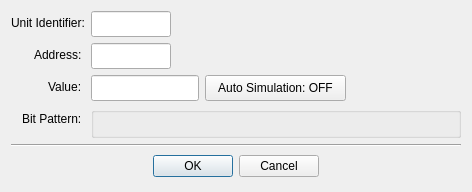
<?xml version="1.0" encoding="UTF-8"?>
<ui version="4.0">
 <class>DialogWriteRegister</class>
 <widget class="QDialog" name="DialogWriteRegister">
  <property name="geometry">
   <rect>
    <x>0</x>
    <y>0</y>
    <width>472</width>
    <height>192</height>
   </rect>
  </property>
  <property name="windowTitle">
   <string>Write Register</string>
  </property>
  <layout class="QFormLayout" name="formLayout">
   <property name="labelAlignment">
    <set>Qt::AlignRight|Qt::AlignTrailing|Qt::AlignVCenter</set>
   </property>
   <item row="0" column="0">
    <widget class="QLabel" name="labelNode">
     <property name="text">
      <string>Unit Identifier:</string>
     </property>
    </widget>
   </item>
   <item row="0" column="1">
    <widget class="NumericLineEdit" name="lineEditNode">
     <property name="sizePolicy">
      <sizepolicy hsizetype="Fixed" vsizetype="Fixed">
       <horstretch>0</horstretch>
       <verstretch>0</verstretch>
      </sizepolicy>
     </property>
     <property name="minimumSize">
      <size>
       <width>0</width>
       <height>26</height>
      </size>
     </property>
     <property name="maximumSize">
      <size>
       <width>80</width>
       <height>16777215</height>
      </size>
     </property>
    </widget>
   </item>
   <item row="1" column="0">
    <widget class="QLabel" name="labelAddress">
     <property name="text">
      <string>Address: </string>
     </property>
    </widget>
   </item>
   <item row="1" column="1">
    <widget class="NumericLineEdit" name="lineEditAddress">
     <property name="sizePolicy">
      <sizepolicy hsizetype="Fixed" vsizetype="Fixed">
       <horstretch>0</horstretch>
       <verstretch>0</verstretch>
      </sizepolicy>
     </property>
     <property name="minimumSize">
      <size>
       <width>0</width>
       <height>26</height>
      </size>
     </property>
     <property name="maximumSize">
      <size>
       <width>80</width>
       <height>16777215</height>
      </size>
     </property>
     <property name="text">
      <string/>
     </property>
    </widget>
   </item>
   <item row="2" column="0">
    <widget class="QLabel" name="labelValue">
     <property name="text">
      <string>Value: </string>
     </property>
    </widget>
   </item>
   <item row="2" column="1">
    <layout class="QHBoxLayout" name="horizontalLayout_2">
     <item>
      <widget class="NumericLineEdit" name="lineEditValue">
       <property name="sizePolicy">
        <sizepolicy hsizetype="Fixed" vsizetype="Fixed">
         <horstretch>0</horstretch>
         <verstretch>0</verstretch>
        </sizepolicy>
       </property>
       <property name="minimumSize">
        <size>
         <width>0</width>
         <height>26</height>
        </size>
       </property>
      </widget>
     </item>
     <item>
      <widget class="ColoredPushButton" name="pushButtonSimulation">
       <property name="minimumSize">
        <size>
         <width>0</width>
         <height>26</height>
        </size>
       </property>
       <property name="styleSheet">
        <string notr="true">padding: 4px 12px;</string>
       </property>
       <property name="text">
        <string>Auto Simulation: OFF</string>
       </property>
      </widget>
     </item>
     <item>
      <spacer name="horizontalSpacer_5">
       <property name="orientation">
        <enum>Qt::Horizontal</enum>
       </property>
       <property name="sizeHint" stdset="0">
        <size>
         <width>40</width>
         <height>20</height>
        </size>
       </property>
      </spacer>
     </item>
    </layout>
   </item>
   <item row="3" column="0">
    <widget class="QLabel" name="labelBitPattern">
     <property name="text">
      <string>Bit Pattern: </string>
     </property>
    </widget>
   </item>
   <item row="3" column="1">
    <widget class="CheckableGroupBox" name="groupBoxBitPattern">
     <property name="title">
      <string/>
     </property>
     <layout class="QHBoxLayout" name="horizontalLayout_3">
      <property name="spacing">
       <number>0</number>
      </property>
      <property name="leftMargin">
       <number>0</number>
      </property>
      <property name="topMargin">
       <number>0</number>
      </property>
      <property name="rightMargin">
       <number>0</number>
      </property>
      <property name="bottomMargin">
       <number>0</number>
      </property>
      <item>
       <widget class="BitPatternControl" name="controlBitPattern" native="true"/>
      </item>
     </layout>
    </widget>
   </item>
   <item row="4" column="0" colspan="2">
    <widget class="Line" name="line">
     <property name="orientation">
      <enum>Qt::Horizontal</enum>
     </property>
    </widget>
   </item>
   <item row="5" column="0" colspan="2">
    <widget class="QDialogButtonBox" name="buttonBox">
     <property name="minimumSize">
      <size>
       <width>0</width>
       <height>26</height>
      </size>
     </property>
     <property name="orientation">
      <enum>Qt::Horizontal</enum>
     </property>
     <property name="standardButtons">
      <set>QDialogButtonBox::Cancel|QDialogButtonBox::Ok</set>
     </property>
     <property name="centerButtons">
      <bool>true</bool>
     </property>
    </widget>
   </item>
  </layout>
 </widget>
 <customwidgets>
  <customwidget>
   <class>NumericLineEdit</class>
   <extends>QLineEdit</extends>
   <header>numericlineedit.h</header>
  </customwidget>
  <customwidget>
   <class>BitPatternControl</class>
   <extends>QWidget</extends>
   <header>bitpatterncontrol.h</header>
   <container>1</container>
  </customwidget>
  <customwidget>
   <class>CheckableGroupBox</class>
   <extends>QGroupBox</extends>
   <header>checkablegroupbox.h</header>
   <container>1</container>
  </customwidget>
  <customwidget>
   <class>ColoredPushButton</class>
   <extends>QPushButton</extends>
   <header>coloredpushbutton.h</header>
  </customwidget>
 </customwidgets>
 <tabstops>
  <tabstop>lineEditNode</tabstop>
 </tabstops>
 <resources/>
 <connections>
  <connection>
   <sender>buttonBox</sender>
   <signal>accepted()</signal>
   <receiver>DialogWriteRegister</receiver>
   <slot>accept()</slot>
   <hints>
    <hint type="sourcelabel">
     <x>248</x>
     <y>254</y>
    </hint>
    <hint type="destinationlabel">
     <x>157</x>
     <y>274</y>
    </hint>
   </hints>
  </connection>
  <connection>
   <sender>buttonBox</sender>
   <signal>rejected()</signal>
   <receiver>DialogWriteRegister</receiver>
   <slot>reject()</slot>
   <hints>
    <hint type="sourcelabel">
     <x>316</x>
     <y>260</y>
    </hint>
    <hint type="destinationlabel">
     <x>286</x>
     <y>274</y>
    </hint>
   </hints>
  </connection>
 </connections>
</ui>
